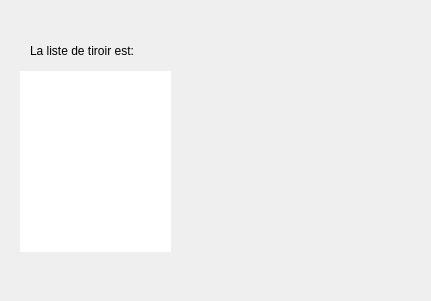
<?xml version="1.0" encoding="UTF-8"?>
<ui version="4.0">
 <class>supmodT</class>
 <widget class="QDialog" name="supmodT">
  <property name="geometry">
   <rect>
    <x>0</x>
    <y>0</y>
    <width>431</width>
    <height>301</height>
   </rect>
  </property>
  <property name="windowTitle">
   <string>CONSULTER TIROIR</string>
  </property>
  <property name="styleSheet">
   <string notr="true">border:none;</string>
  </property>
  <widget class="QPushButton" name="pushButton">
   <property name="geometry">
    <rect>
     <x>290</x>
     <y>70</y>
     <width>81</width>
     <height>81</height>
    </rect>
   </property>
   <property name="styleSheet">
    <string notr="true">border:none;</string>
   </property>
   <property name="text">
    <string/>
   </property>
   <property name="icon">
    <iconset resource="image.qrc">
     <normaloff>:/image/image/notepad-icon.png</normaloff>:/image/image/notepad-icon.png</iconset>
   </property>
   <property name="iconSize">
    <size>
     <width>70</width>
     <height>70</height>
    </size>
   </property>
  </widget>
  <widget class="QPushButton" name="pushButton_2">
   <property name="geometry">
    <rect>
     <x>290</x>
     <y>180</y>
     <width>81</width>
     <height>71</height>
    </rect>
   </property>
   <property name="styleSheet">
    <string notr="true">border:none;</string>
   </property>
   <property name="text">
    <string/>
   </property>
   <property name="icon">
    <iconset resource="image.qrc">
     <normaloff>:/image/image/corbeille-windows.png</normaloff>:/image/image/corbeille-windows.png</iconset>
   </property>
   <property name="iconSize">
    <size>
     <width>70</width>
     <height>70</height>
    </size>
   </property>
  </widget>
  <widget class="QLabel" name="label">
   <property name="geometry">
    <rect>
     <x>30</x>
     <y>40</y>
     <width>131</width>
     <height>21</height>
    </rect>
   </property>
   <property name="styleSheet">
    <string notr="true">font: 11pt &quot;Impact&quot;;</string>
   </property>
   <property name="text">
    <string>La liste de tiroir est:</string>
   </property>
  </widget>
  <widget class="QTableView" name="tableView2">
   <property name="geometry">
    <rect>
     <x>20</x>
     <y>71</y>
     <width>151</width>
     <height>181</height>
    </rect>
   </property>
  </widget>
  <zorder>pushButton</zorder>
  <zorder>label</zorder>
  <zorder>tableView2</zorder>
  <zorder>pushButton_2</zorder>
 </widget>
 <resources>
  <include location="image.qrc"/>
 </resources>
 <connections/>
</ui>
